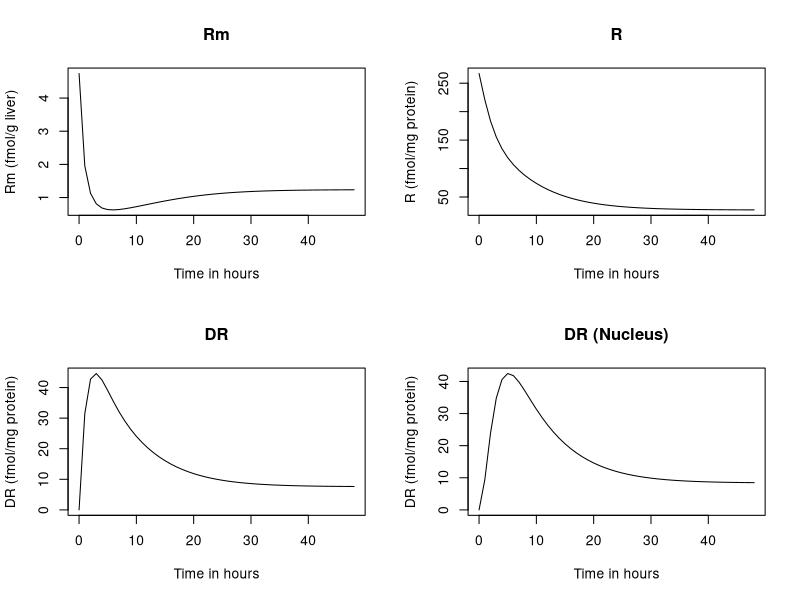

The R script that drew this image:
## ---- chunk 1
knitr::opts_chunk$set(echo = TRUE)
## ---- chunk 2
library(deSolve)

MPL.ngml <- 20

parameters <- c(
  k.s_Rm = 2.90,
  IC.50_Rm = 26.2,
  k.on = 0.00329,
  k.T = 0.63,
  k.re = 0.57,
  Rf = 0.49,
  k.d_R = 0.0572,
  k.d_Rm = 0.612,
  k.s_r = 3.22,
  D = MPL.ngml * 1000 * 1 / 374.477
)

state <- c(
  R.m0 = 4.74,
  R.0 = 267,
  DR = 0,
  DRN = 0
)

# glucocorticoid receptor dynamics
GRD <- function(t, state, parameters){
  with(as.list(c(state, parameters)),{
    
    dR.m <- k.s_Rm * (1 - DRN / (IC.50_Rm + DRN) - k.d_Rm * R.m0)
    
    dR <- k.s_r * R.m0 + Rf * k.re * DRN - k.on * D * R.0 - k.d_R * R.0
    
    dDR <- k.on * D * R.0 - k.T * DR
    
    dDRN <- k.T * DR - k.re * DRN
    
    return(list(c(dR.m, dR, dDR, dDRN)))
  }
  )
}

# Duration of 2 days, defined in hours
times <- seq(0, 48)

out <- ode(y = state, times = times, func = GRD, parms = parameters)

plot(out, xlab = "Time in hours", ylab = c("Rm (fmol/g liver)", "R (fmol/mg protein)",
                                           "DR (fmol/mg protein)", "DR (fmol/mg protein)"),
    main = c("Rm", "R", "DR", "DR (Nucleus)"))
